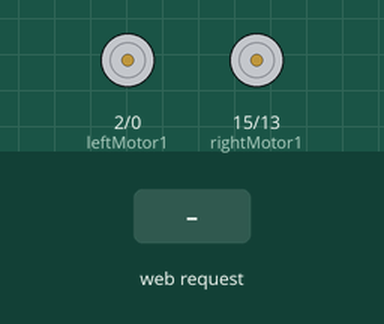
Recording of a sketch running on a simulated ESP8266 (NodeMCU). Parts: motor-driver pin pairs drawn as motors (green arrow = first pin HIGH = forward, orange = second pin HIGH = backward, longer = more drive, scaled by the enable pin). Inputs (shaded band) come from the test bench. WiFi joins after 1.5 s; servers stay silent unless stated; what the sketch prints to the serial monitor is not drawn.

Above: at 2.7 s.
2.8 s: HTTP request GET /frente received
At 3.3 s:
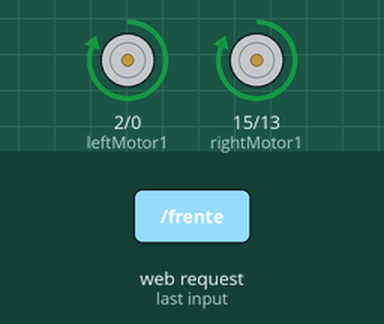
4.3 s: HTTP request GET /volta received
At 5.5 s:
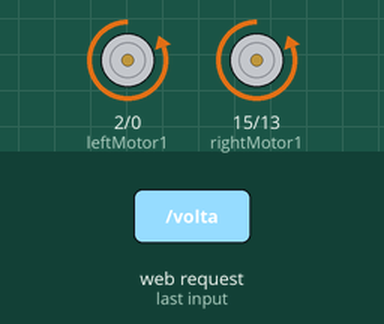
5.8 s: HTTP request GET /direita received
At 6.8 s:
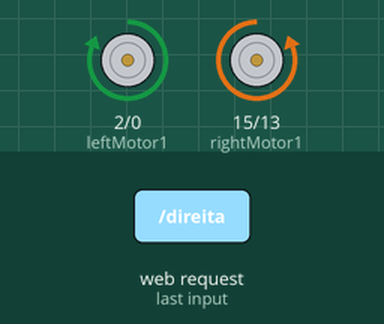
7.3 s: HTTP request GET /esquerda received
At 7.9 s:
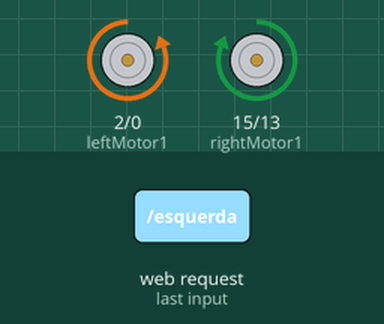
Timing chart, 0 to 9.8 s (numbered marks = the images above; inputs shaded):
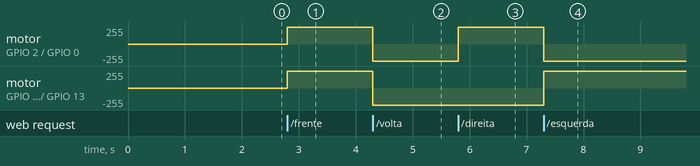

Measured:
- after the input at 2.8 s, motor on GPIO 2 (leftMotor1) / GPIO 0 (leftMotor2), motor on GPIO 15 (rightMotor1) / GPIO 13 (rightMotor2): stopped → forward 255/255 at once
- after the input at 4.3 s, motor on GPIO 2 (leftMotor1) / GPIO 0 (leftMotor2), motor on GPIO 15 (rightMotor1) / GPIO 13 (rightMotor2): forward 255/255 → backward 255/255 at once
- after the input at 5.8 s, motor on GPIO 2 (leftMotor1) / GPIO 0 (leftMotor2): backward 255/255 → forward 255/255 at once
- after the input at 7.3 s, motor on GPIO 2 (leftMotor1) / GPIO 0 (leftMotor2): forward 255/255 → backward 255/255 at once; motor on GPIO 15 (rightMotor1) / GPIO 13 (rightMotor2): backward 255/255 → forward 255/255 at once

The sketch:

projeto.ino
```cpp
#include <ESP8266WiFi.h>
WiFiClient client;
WiFiServer server(80);
const char* ssid = "AndroidAP";
const char* password = "teste123";
String command ="";

int rightMotor2 = 13; // D7 - right Motor -
int rightMotor1 = 15; // D8 - right Motor +
int leftMotor2 = 0; // D3 - left Motor -
int leftMotor1 = 2; // D4 - left Motor +
int eneLeftMotor = 12; // D6 - enable Motor Left
int eneRightMotor = 14; // D5 - enable Motor Right

void setup()
{
  Serial.begin(115200);

  pinMode(eneLeftMotor, OUTPUT);
  pinMode(eneRightMotor, OUTPUT);
  pinMode(rightMotor1, OUTPUT);
  pinMode(rightMotor2, OUTPUT);
  pinMode(leftMotor1, OUTPUT);
  pinMode(leftMotor2, OUTPUT);

  digitalWrite(eneLeftMotor, LOW);
  digitalWrite(eneRightMotor, LOW);
  digitalWrite(rightMotor1, LOW);
  digitalWrite(rightMotor2, LOW);
  digitalWrite(leftMotor1, LOW);
  digitalWrite(leftMotor2, LOW);

  connectWiFi();
  server.begin();
}
// 192.168.43.112
void loop()
{

  client = server.available();
  if(!client)
    return;

  command = checkClient();

  if(command == "frente")
  {
    Serial.println("FRENTE");
    forwardMotor();


  }
  else if(command == "volta")
  {
   Serial.println("VOLTA");
    reverseMotor();
  }
  else if(command == "direita")
  {
    Serial.println("DIREITA");
    turnOnRight();

  }
  else if(command == "esquerda")
  {
    Serial.println("ESQUERDA");
    turnOnLeft();

  }
  else if(command == "pare")
  {
     Serial.println("PARE");
     stopMotor();

  }

  sendBackEcho(command); // envia o comando de retorn de volta para o dispositivo android.


}

/* connecting WiFi */

void forwardMotor(void)
{

  digitalWrite(eneLeftMotor,HIGH);
  digitalWrite(eneRightMotor,HIGH);
  digitalWrite(leftMotor1,HIGH);
  digitalWrite(leftMotor2,LOW);
  digitalWrite(rightMotor1,HIGH);
  digitalWrite(rightMotor2,LOW);


}

void reverseMotor(void)
{
  digitalWrite(eneLeftMotor, HIGH);
  digitalWrite(eneRightMotor, HIGH);
  digitalWrite(leftMotor1, LOW);
  digitalWrite(leftMotor2, HIGH);
  digitalWrite(rightMotor1, LOW);
  digitalWrite(rightMotor2, HIGH);
}

void stopMotor(void)
{
  digitalWrite(eneLeftMotor, LOW);
  digitalWrite(eneRightMotor, LOW);
  digitalWrite(leftMotor1, LOW);
  digitalWrite(leftMotor2, LOW);
  digitalWrite(rightMotor1, LOW);
  digitalWrite(rightMotor2, LOW);
  command = "";

}

void turnOnLeft(void)
{
   digitalWrite(eneLeftMotor,HIGH);
   digitalWrite(eneRightMotor,HIGH);
   digitalWrite(leftMotor1, LOW);
   digitalWrite(leftMotor2, HIGH);
   digitalWrite(rightMotor1,HIGH);
   digitalWrite(rightMotor2,LOW);

}

void turnOnRight(void)
{
  digitalWrite(eneLeftMotor,HIGH);
  digitalWrite(eneRightMotor,HIGH);
  digitalWrite(leftMotor1, HIGH);
  digitalWrite(leftMotor2, LOW);
  digitalWrite(rightMotor1,LOW);
  digitalWrite(rightMotor2,HIGH);

}


void connectWiFi()
{
  Serial.println("Connecting to WIFI");
  WiFi.begin(ssid, password);

  while ((!(WiFi.status() == WL_CONNECTED))) {  // enquanto não estiver conectado faça:
    delay(300);
    Serial.print("..");
  }
  Serial.println("");
  Serial.println("Conectado ao WiFi");
  Serial.print("Rede : ");
  Serial.println(ssid);
  Serial.print("IP obtido : ");
  Serial.print((WiFi.localIP()));
}

String checkClient(void)
{
  while(!client.available())  delay(1);
  String request = client.readStringUntil('\r');
  request.remove(0, 5);
  request.remove(request.length() - 9,9);
  return request;
}

void sendBackEcho(String echo)
{
  client.println("HTTP/1.1 200 OK");
  client.println("Content-Type: txt/html");
  client.println("");
  client.println("<!DOCTYPE HTML>");
  client.println("<html>");
  client.println(echo);
  client.println("</html>");
  client.stop();
  delay(1);
}
```
